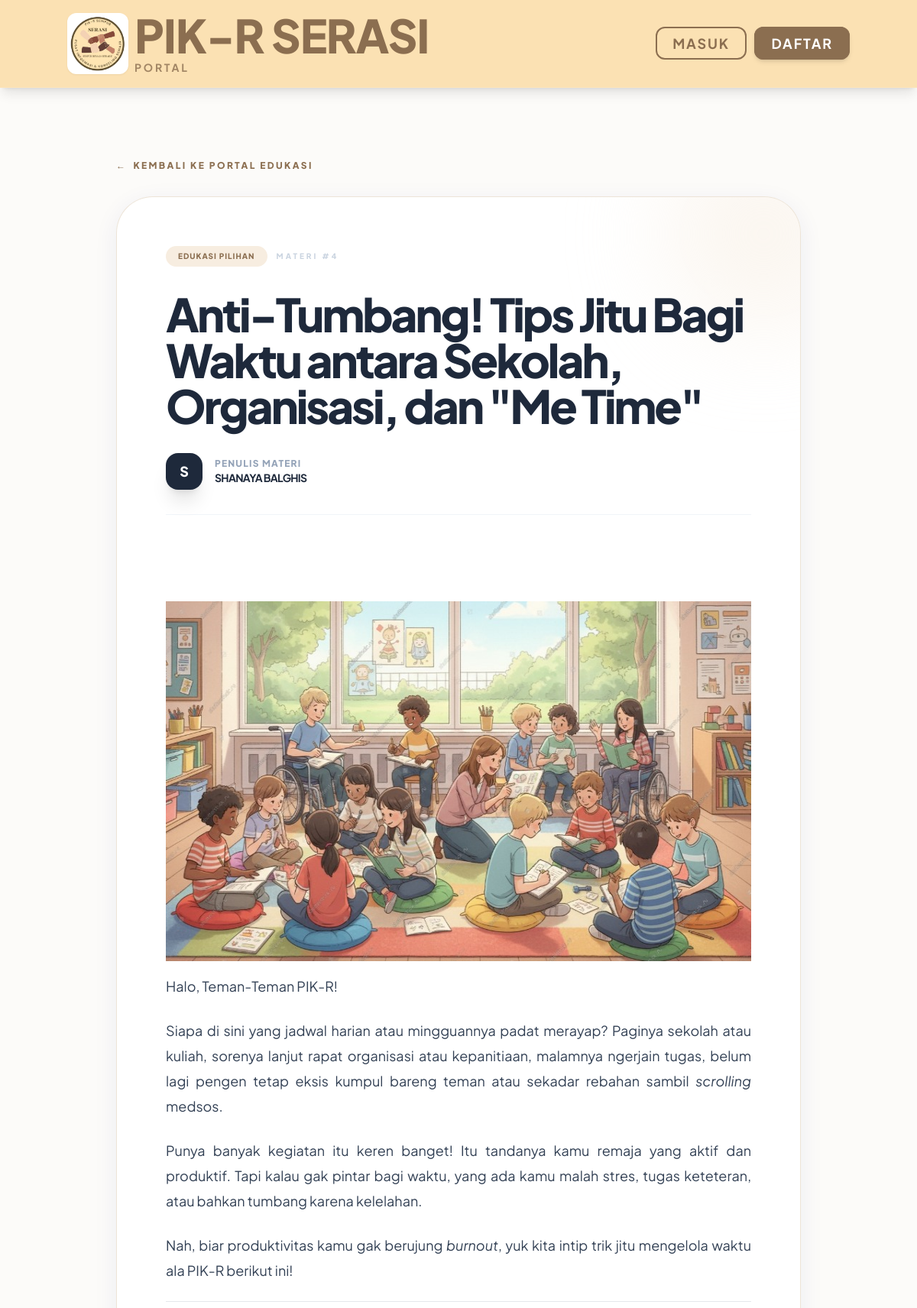
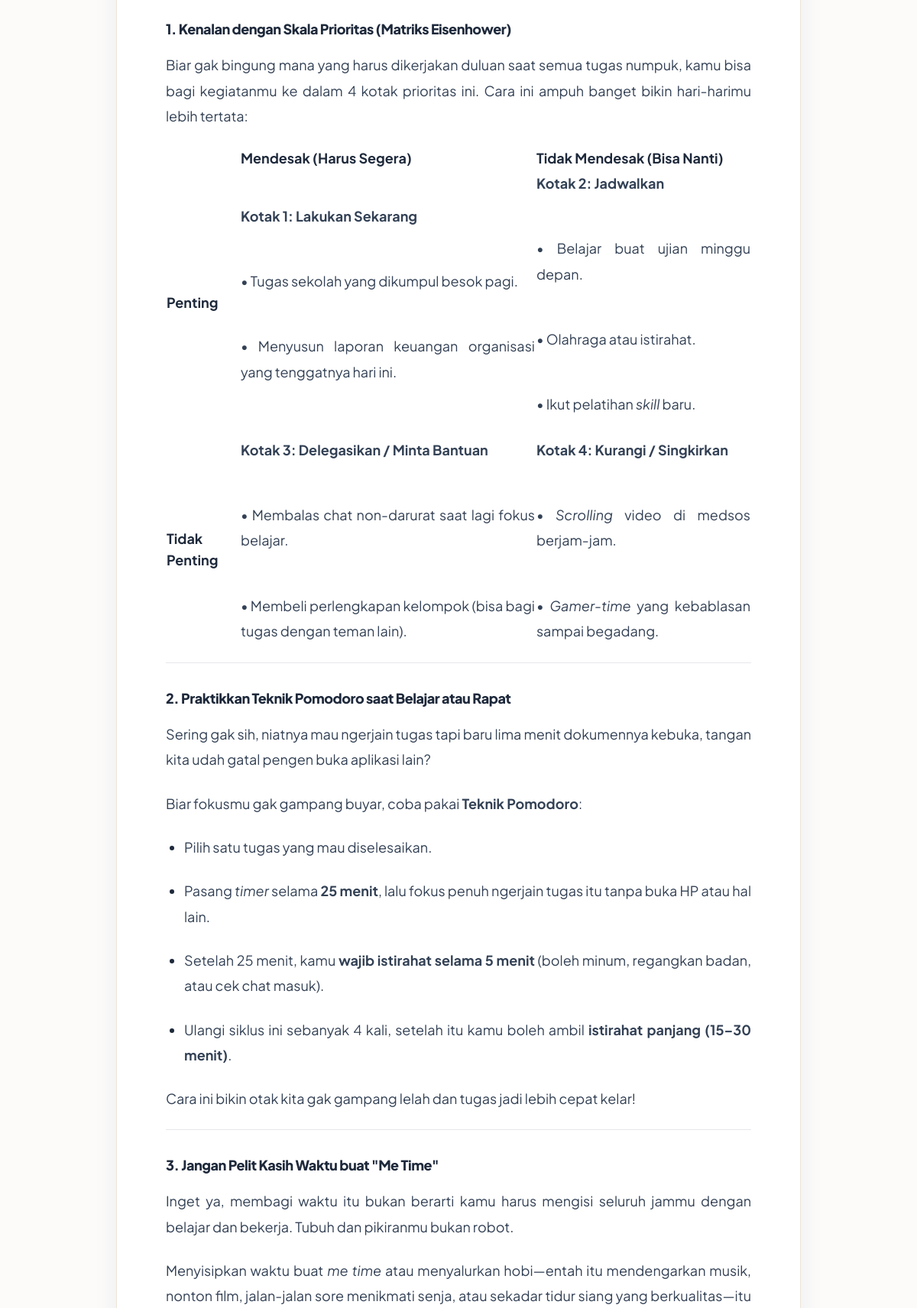
/edukasi/4 (upper part), run on the app's committed database (2 pictures, top to bottom).
### tables this page shows
CREATE TABLE education (
            id INTEGER PRIMARY KEY AUTOINCREMENT,
            title TEXT NOT NULL,
            content TEXT,
            author TEXT,
            author_id INTEGER,
            dokumen TEXT
        );

### app.py (the view)
@app.route('/edukasi/<int:article_id>')
def education_detail(article_id):
    conn = get_db_connection()
    art = conn.execute('SELECT * FROM education WHERE id = ?', (article_id,)).fetchone()
    if art:
        article = dict(art)
        article['comments'] = [dict(c) for c in conn.execute('SELECT * FROM education_comments WHERE article_id = ?', (article_id,)).fetchall()]
        conn.close()
        return render_template('education_detail.html', article=article)
    conn.close()
    flash("Artikel tidak ditemukan", "warning")
    return redirect(url_for('education_event', tab='edukasi'))

### app.py (called while the page is built, shortened)
def get_db_connection():
    supabase_url = os.environ.get('SUPABASE_DB_URL')
    return PIKRDatabaseConnection(db_path=DB_PATH, supabase_url=supabase_url)

    def execute(self, query, params=None):
        query_upper = query.strip().upper()
        is_write = any(query_upper.startswith(op) for op in ["INSERT", "UPDATE", "DELETE"])
        if self.supabase_url:
            query = query.replace('?', '%s')
            query = re.sub(r'"([^"]*)"', r"'\1'", query)
            if params is not None:
                if not isinstance(params, (tuple, list)):
                    params = (params,)
                self.cursor.execute(query, params)
            else:
                self.cursor.execute(query)
        else:
            if params is not None:
                self.cursor.execute(query, params)
            else:
                self.cursor.execute(query)
        return self

    def fetchone(self):
        row = self.cursor.fetchone()
        if row is None:
            return None
        return row

    def fetchall(self):
        return self.cursor.fetchall()

    def close(self):
        self.cursor.close()
        self.conn.close()
        if self.modified_tables:
            for table in self.modified_tables:
                trigger_async_sheets_sync(table)

### templates/education_detail.html (shortened to what this page needs)
{% extends 'base.html' %}
{% block content %}
<div class="max-w-4xl mx-auto py-10 fade-in">
    <a href="{{ url_for('education') }}" class="inline-flex items-center text-pink-600 font-black text-xs uppercase tracking-[0.2em] mb-8 hover:-translate-x-2 transition-transform">
        <span class="mr-2">←</span> Kembali ke Portal Edukasi
    </a>
    <div class="premium-card p-10 md:p-16 rounded-[3rem] shadow-3xl bg-white relative overflow-hidden">
        <div class="absolute -right-20 -top-20 w-64 h-64 bg-pink-50 rounded-full opacity-50 blur-3xl"></div>
        <div class="relative z-10">
            <div class="flex items-center gap-3 mb-8">
                <span class="bg-pink-100 text-pink-700 text-[10px] font-black px-4 py-1.5 rounded-full uppercase tracking-widest">Edukasi Pilihan</span>
                <span class="text-[10px] font-black text-slate-300 uppercase tracking-[0.3em]">Materi #{{ article.id }}</span>
            </div>
            <h1 class="text-4xl md:text-6xl font-black text-slate-800 tracking-tighter leading-tight mb-8">
                {{ article.title }}
            </h1>
            <div class="flex items-center gap-4 mb-12 border-b border-slate-100 pb-8">
                <div class="w-12 h-12 bg-slate-800 rounded-2xl flex items-center justify-center text-white font-black text-lg shadow-xl">
                    {{ article.author[0] | upper }}
                </div>
                <div>
                    <p class="text-xs font-black text-slate-400 uppercase tracking-widest">Penulis Materi</p>
                    <p class="text-sm font-bold text-slate-800 uppercase tracking-tighter">{{ article.author }}</p>
                </div>
            </div>
            <div class="premium-article-content max-w-none text-lg">
                {{ article.content | safe }}
            </div>
        </div>
    </div>
</div>
{% endblock %}

### templates/base.html (style rules this page uses)
:root { --primary: #d8c5a3; --primary-light: #f8efe1; --secondary: #9f836c; --accent: #d8c5a3; --glass: rgba(255, 250, 240, 0.9); --glass-border: rgba(204, 177, 141, 0.35); }
body { font-family: 'Plus Jakarta Sans', sans-serif; scroll-behavior: smooth; }
body, input, textarea, button, select, p, span, h1, h2, h3, h4, h5, h6, a, div, li, ul, ol, strong, em, b { font-family: 'Plus Jakarta Sans', sans-serif; }
.article-body *, .premium-article-content *, .innovation-content *, .forum-content *, .message-text * { font-family: 'Plus Jakarta Sans', sans-serif !important; }
.bg-pink-50, .bg-pink-100, .bg-pink-100\/40, .bg-pink-100\/50, .bg-pink-50\/30, .bg-pink-50\/50, .bg-rose-50, .bg-rose-100, .bg-rose-50\/10, .bg-rose-50\/50, .bg-fuchsia-100 { background-color: #f7ede0 !important; }
.text-pink-500, .text-pink-600, .text-pink-700, .text-pink-800, .text-rose-400, .text-rose-600, .text-rose-700, .text-rose-700\/70, .text-rose-900, .text-fuchsia-700 { color: #8b6e50 !important; }
.fade-in { animation: fadeIn 0.6s cubic-bezier(0.4, 0, 0.2, 1); }
.premium-card { background: var(--glass); backdrop-filter: blur(12px); -webkit-backdrop-filter: blur(12px); border: 1px solid var(--glass-border); box-shadow: 0 8px 32px 0 rgba(31, 38, 135, 0.07); transition: all 0.3s cubic-bezier(0.4, 0, 0.2, 1); }

### templates/education_detail.html (style rules this page uses)
.premium-article-content p { margin-bottom: 1.5rem; text-align: justify; text-justify: inter-word; line-height: 1.85; color: #334155; }
.premium-article-content h1, .premium-article-content h2, .premium-article-content h3 { font-weight: 800; color: #1e293b; margin-top: 2rem; margin-bottom: 1rem; letter-spacing: -0.025em; }
.premium-article-content ul, .premium-article-content ol { margin-left: 1.5rem; margin-bottom: 1.5rem; list-style-type: disc; line-height: 1.8; }
.premium-article-content li { margin-bottom: 0.5rem; }

### data on the page
education: id "4", title "Anti-Tumbang! Tips Jitu Bagi Waktu antara Sekolah, Organisasi, dan \"Me Time\"", author "S", author "SHANAYA BALGHIS", content (picture), content "Halo, Teman-Teman PIK-R! Siapa di sini yang jadwal harian atau mingguannya padat merayap? Paginya sekolah atau kuliah, sorenya lanjut rapat organisasi atau kepanitiaan, malamnya ngerjain tugas, belum lagi pengen tetap eksis kumpul bareng teman atau sekadar rebahan sambil scrolling medsos. Punya banyak kegiatan itu keren banget! Itu tandanya kamu remaja yang aktif dan produktif. Tapi kalau gak pintar bagi waktu, yang ada kamu malah stres, tugas keteteran, atau bahkan tumbang karena kelelahan. Nah, biar produktivitas kamu gak berujung burnout , yuk kita intip trik jitu mengelola waktu ala PIK-R berikut ini! 1. Kenalan dengan Skala Prioritas (Matriks Eisenhower) Biar gak bingung mana yang…"
